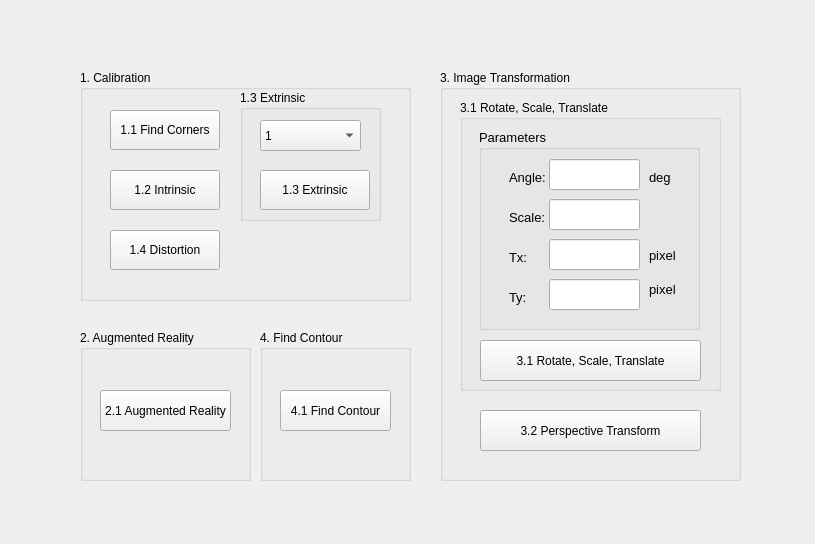
<?xml version="1.0" encoding="UTF-8"?>
<ui version="4.0">
 <class>MainWindow</class>
 <widget class="QMainWindow" name="MainWindow">
  <property name="geometry">
   <rect>
    <x>0</x>
    <y>0</y>
    <width>815</width>
    <height>544</height>
   </rect>
  </property>
  <property name="windowTitle">
   <string>MainWindow</string>
  </property>
  <widget class="QWidget" name="centralwidget">
   <widget class="QGroupBox" name="groupBox">
    <property name="geometry">
     <rect>
      <x>80</x>
      <y>70</y>
      <width>331</width>
      <height>231</height>
     </rect>
    </property>
    <property name="title">
     <string>1. Calibration</string>
    </property>
    <widget class="QPushButton" name="button1_1">
     <property name="geometry">
      <rect>
       <x>30</x>
       <y>40</y>
       <width>110</width>
       <height>40</height>
      </rect>
     </property>
     <property name="text">
      <string>1.1 Find Corners</string>
     </property>
    </widget>
    <widget class="QPushButton" name="button1_2">
     <property name="geometry">
      <rect>
       <x>30</x>
       <y>100</y>
       <width>110</width>
       <height>40</height>
      </rect>
     </property>
     <property name="text">
      <string>1.2 Intrinsic</string>
     </property>
    </widget>
    <widget class="QPushButton" name="button1_4">
     <property name="geometry">
      <rect>
       <x>30</x>
       <y>160</y>
       <width>110</width>
       <height>40</height>
      </rect>
     </property>
     <property name="text">
      <string>1.4 Distortion</string>
     </property>
    </widget>
    <widget class="QGroupBox" name="groupBox_2">
     <property name="geometry">
      <rect>
       <x>160</x>
       <y>20</y>
       <width>141</width>
       <height>131</height>
      </rect>
     </property>
     <property name="title">
      <string>1.3 Extrinsic</string>
     </property>
     <widget class="QPushButton" name="button1_3">
      <property name="geometry">
       <rect>
        <x>20</x>
        <y>80</y>
        <width>110</width>
        <height>40</height>
       </rect>
      </property>
      <property name="text">
       <string>1.3 Extrinsic</string>
      </property>
     </widget>
     <widget class="QComboBox" name="comboBox">
      <property name="geometry">
       <rect>
        <x>20</x>
        <y>30</y>
        <width>101</width>
        <height>31</height>
       </rect>
      </property>
      <item>
       <property name="text">
        <string>1</string>
       </property>
      </item>
      <item>
       <property name="text">
        <string>2</string>
       </property>
      </item>
      <item>
       <property name="text">
        <string>3</string>
       </property>
      </item>
      <item>
       <property name="text">
        <string>4</string>
       </property>
      </item>
      <item>
       <property name="text">
        <string>5</string>
       </property>
      </item>
      <item>
       <property name="text">
        <string>6</string>
       </property>
      </item>
      <item>
       <property name="text">
        <string>7</string>
       </property>
      </item>
      <item>
       <property name="text">
        <string>8</string>
       </property>
      </item>
      <item>
       <property name="text">
        <string>9</string>
       </property>
      </item>
      <item>
       <property name="text">
        <string>10</string>
       </property>
      </item>
      <item>
       <property name="text">
        <string>11</string>
       </property>
      </item>
      <item>
       <property name="text">
        <string>12</string>
       </property>
      </item>
      <item>
       <property name="text">
        <string>13</string>
       </property>
      </item>
      <item>
       <property name="text">
        <string>14</string>
       </property>
      </item>
      <item>
       <property name="text">
        <string>15</string>
       </property>
      </item>
     </widget>
    </widget>
   </widget>
   <widget class="QGroupBox" name="groupBox_3">
    <property name="geometry">
     <rect>
      <x>80</x>
      <y>330</y>
      <width>171</width>
      <height>151</height>
     </rect>
    </property>
    <property name="title">
     <string>2. Augmented Reality</string>
    </property>
    <widget class="QPushButton" name="button2">
     <property name="geometry">
      <rect>
       <x>20</x>
       <y>60</y>
       <width>131</width>
       <height>41</height>
      </rect>
     </property>
     <property name="text">
      <string>2.1 Augmented Reality</string>
     </property>
    </widget>
   </widget>
   <widget class="QGroupBox" name="groupBox_4">
    <property name="geometry">
     <rect>
      <x>260</x>
      <y>330</y>
      <width>151</width>
      <height>151</height>
     </rect>
    </property>
    <property name="title">
     <string>4. Find Contour</string>
    </property>
    <widget class="QPushButton" name="button4">
     <property name="geometry">
      <rect>
       <x>20</x>
       <y>60</y>
       <width>111</width>
       <height>41</height>
      </rect>
     </property>
     <property name="text">
      <string>4.1 Find Contour</string>
     </property>
    </widget>
   </widget>
   <widget class="QGroupBox" name="groupBox_5">
    <property name="geometry">
     <rect>
      <x>440</x>
      <y>70</y>
      <width>301</width>
      <height>411</height>
     </rect>
    </property>
    <property name="title">
     <string>3. Image Transformation</string>
    </property>
    <widget class="QGroupBox" name="groupBox_6">
     <property name="geometry">
      <rect>
       <x>20</x>
       <y>30</y>
       <width>261</width>
       <height>291</height>
      </rect>
     </property>
     <property name="title">
      <string>3.1 Rotate, Scale, Translate</string>
     </property>
     <widget class="QGroupBox" name="groupBox_7">
      <property name="geometry">
       <rect>
        <x>19</x>
        <y>29</y>
        <width>221</width>
        <height>201</height>
       </rect>
      </property>
      <property name="font">
       <font>
        <pointsize>10</pointsize>
       </font>
      </property>
      <property name="title">
       <string>Parameters</string>
      </property>
      <widget class="QLineEdit" name="lineEdit_angle">
       <property name="geometry">
        <rect>
         <x>70</x>
         <y>30</y>
         <width>91</width>
         <height>31</height>
        </rect>
       </property>
      </widget>
      <widget class="QLineEdit" name="lineEdit_scale">
       <property name="geometry">
        <rect>
         <x>70</x>
         <y>70</y>
         <width>91</width>
         <height>31</height>
        </rect>
       </property>
      </widget>
      <widget class="QLineEdit" name="lineEdit_tx">
       <property name="geometry">
        <rect>
         <x>70</x>
         <y>110</y>
         <width>91</width>
         <height>31</height>
        </rect>
       </property>
      </widget>
      <widget class="QLineEdit" name="lineEdit_ty">
       <property name="geometry">
        <rect>
         <x>70</x>
         <y>150</y>
         <width>91</width>
         <height>31</height>
        </rect>
       </property>
      </widget>
      <widget class="QLabel" name="label">
       <property name="geometry">
        <rect>
         <x>30</x>
         <y>40</y>
         <width>47</width>
         <height>16</height>
        </rect>
       </property>
       <property name="font">
        <font>
         <pointsize>10</pointsize>
        </font>
       </property>
       <property name="text">
        <string>Angle:</string>
       </property>
      </widget>
      <widget class="QLabel" name="label_2">
       <property name="geometry">
        <rect>
         <x>30</x>
         <y>80</y>
         <width>47</width>
         <height>16</height>
        </rect>
       </property>
       <property name="font">
        <font>
         <pointsize>10</pointsize>
        </font>
       </property>
       <property name="text">
        <string>Scale:</string>
       </property>
      </widget>
      <widget class="QLabel" name="label_3">
       <property name="geometry">
        <rect>
         <x>30</x>
         <y>120</y>
         <width>47</width>
         <height>16</height>
        </rect>
       </property>
       <property name="font">
        <font>
         <pointsize>10</pointsize>
        </font>
       </property>
       <property name="text">
        <string>Tx:</string>
       </property>
      </widget>
      <widget class="QLabel" name="label_4">
       <property name="geometry">
        <rect>
         <x>30</x>
         <y>160</y>
         <width>47</width>
         <height>16</height>
        </rect>
       </property>
       <property name="font">
        <font>
         <pointsize>10</pointsize>
        </font>
       </property>
       <property name="text">
        <string>Ty:</string>
       </property>
      </widget>
      <widget class="QLabel" name="label_5">
       <property name="geometry">
        <rect>
         <x>170</x>
         <y>40</y>
         <width>47</width>
         <height>16</height>
        </rect>
       </property>
       <property name="font">
        <font>
         <pointsize>10</pointsize>
        </font>
       </property>
       <property name="text">
        <string>deg</string>
       </property>
      </widget>
      <widget class="QLabel" name="label_6">
       <property name="geometry">
        <rect>
         <x>170</x>
         <y>116</y>
         <width>47</width>
         <height>20</height>
        </rect>
       </property>
       <property name="font">
        <font>
         <pointsize>10</pointsize>
        </font>
       </property>
       <property name="text">
        <string>pixel</string>
       </property>
      </widget>
      <widget class="QLabel" name="label_7">
       <property name="geometry">
        <rect>
         <x>170</x>
         <y>150</y>
         <width>47</width>
         <height>20</height>
        </rect>
       </property>
       <property name="font">
        <font>
         <pointsize>10</pointsize>
        </font>
       </property>
       <property name="text">
        <string>pixel</string>
       </property>
      </widget>
     </widget>
     <widget class="QPushButton" name="button3_1">
      <property name="geometry">
       <rect>
        <x>20</x>
        <y>240</y>
        <width>221</width>
        <height>41</height>
       </rect>
      </property>
      <property name="text">
       <string>3.1 Rotate, Scale, Translate</string>
      </property>
     </widget>
    </widget>
    <widget class="QPushButton" name="button3_2">
     <property name="geometry">
      <rect>
       <x>40</x>
       <y>340</y>
       <width>221</width>
       <height>41</height>
      </rect>
     </property>
     <property name="text">
      <string>3.2 Perspective Transform</string>
     </property>
    </widget>
   </widget>
  </widget>
 </widget>
 <resources/>
 <connections/>
</ui>
